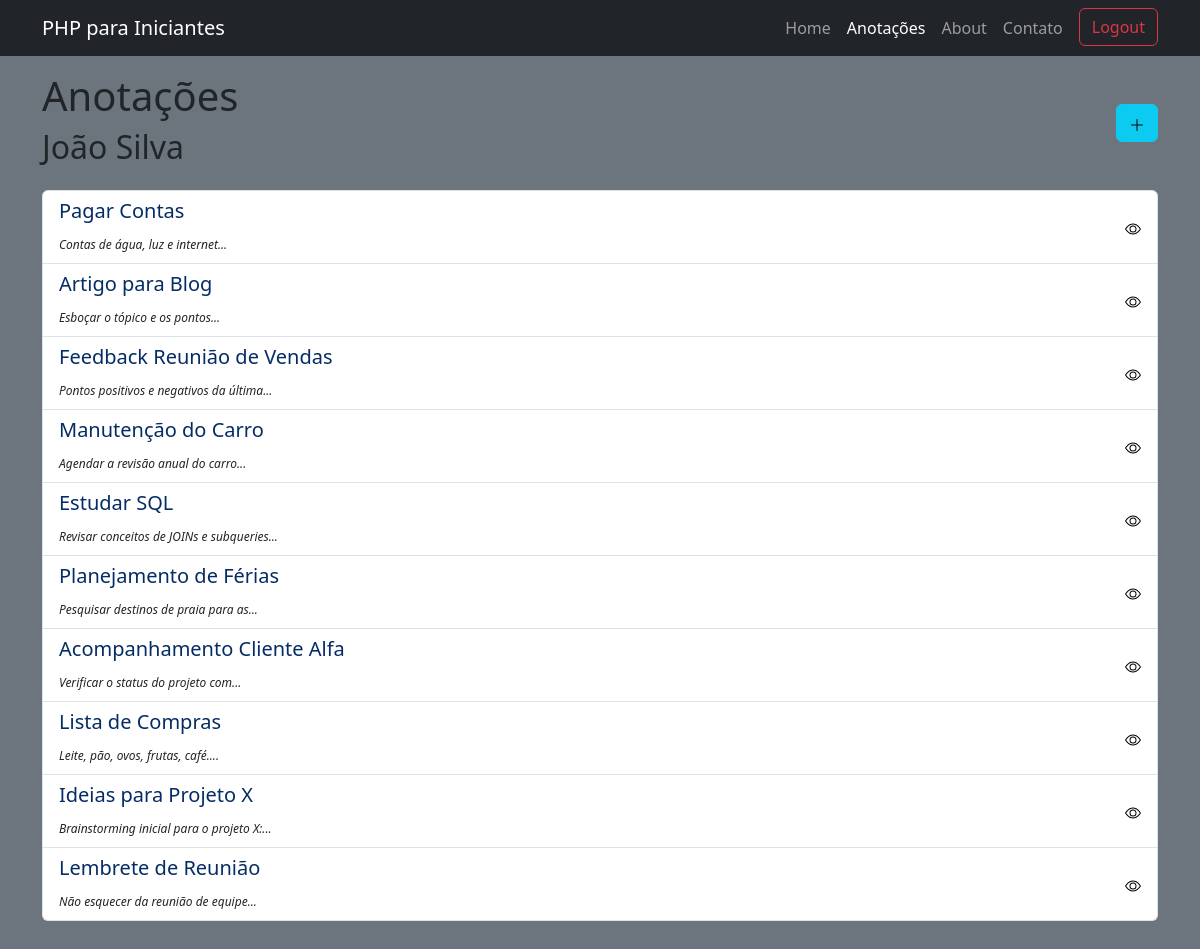
The page /notas (signed in) on the database its author committed.
### tables this page shows
CREATE TABLE usuario(
id_user INT NOT NULL AUTO_INCREMENT,
name VARCHAR(100) NOT NULL,
email VARCHAR(120) UNIQUE,
password VARCHAR(255),
PRIMARY KEY(id_user)
);

CREATE TABLE notas (
id_nota INT NOT NULL AUTO_INCREMENT,
id_user INT NOT NULL,
title VARCHAR(50) NOT NULL,
body TEXT NOT NULL,
dt_nota DATE NOT NULL,

PRIMARY KEY(id_nota),
FOREIGN KEY(id_user)
    REFERENCES usuario(id_user)
);

### Base/functions.php (called while the page is built, shortened)
<?php
function isUrl($value)
{
    return $_SERVER["REQUEST_URI"] === $value;
}
function path($sufix)
{
    return ROOT_DIR . $sufix;
}
function view($path, $params = ["nome" => "Bloco de notas Web"])
{
    require path("views/$path.php", $params);
}
?>

### Http/controllers/notes/index.php (called while the page is built, shortened)
<?php
$db = App::resolve(Database::class);
$db->connect();
$notas = $db
    ->exec(
        'select id_nota,title,SUBSTRING_INDEX(body," ",6) as body
    from notas where id_user = :id order by dt_nota desc;',
        ["id" => $_SESSION["userCode"]]
    )
    ->findAll();
$user = $db
    ->exec("select name from usuario where id_user = :id", [
        "id" => $_SESSION["userCode"],
    ])
    ->find();
view("notes/index.view", [
    "nome" => "Anotações",
    "notas" => $notas,
    "user" => $user,
]);
?>

### public/index.php (called while the page is built, shortened)
<?php
require "../Base/functions.php";
require path("bootstrap.php");
$router = new Router();
$routes = $url = parse_url($_SERVER["REQUEST_URI"])["path"];
$method = $_POST["_method"] ?? $_SERVER["REQUEST_METHOD"];
try {
    $router->route($url, $method);
} catch (ValidationException $exception) {
    Session::flash("erros", $exception->erros);
    foreach ($exception->old as $key => $valor) {
        Session::flash("old", [
            $key => $valor,
        ]);
    }
    $router->redirect();
}
?>

### Base/Container.php (called while the page is built, shortened)
<?php
class Container
{
    protected $bindings = [];
    public function bind($key, $resolver)
    {
        $this->bindings[$key] = $resolver;
    }
    public function resolve($key)
    {
        $resolver = $this->bindings[$key];
        return call_user_func($resolver);
    }
}

### env.php (called while the page is built)
<?php
$env = [
    "database" => [
        "host" => "localhost",
        "dbName" => "db_estudos",
        "port" => 3306,
        "user" => "root",
        "password" => "123456",
    ],
];
?>

### bootstrap.php (called while the page is built, shortened)
<?php
$container = new Container();
$container->bind("Base\Database", function () {
    require path("env.php");
    $db = new Database($env["database"]);
    return $db;
});

### Base/App.php (called while the page is built, shortened)
<?php
class App
{
    protected static $container;
    public static function setContainer($container)
    {
        static::$container = $container;
    }
    public static function resolve($key)
    {
        return static::$container->resolve($key);
    }
}

### Base/Database.php (called while the page is built, shortened)
<?php
class Database
{
    public $host;
    public $user;
    public $dbName;
    public $password;
    public $port;
    public $charset = "utf8mb4";
    public $conn;
    public $statement;
    public function __construct($config)
    {
        $this->host = $config["host"];
        $this->user = $config["user"];
        $this->password = $config["password"];
        $this->dbName = $config["dbName"];
        $this->port = $config["port"];
    }
    public function connect(): void
    {
        $param = [
            "host" => $this->host,
            "dbname" => $this->dbName,
            "port" => $this->port,
            "charset" => $this->charset,
        ];
        $dsn = "mysql:" . http_build_query($param, "", ";");
        $pdo = new PDO($dsn, $this->user, $this->password, [
            PDO::ATTR_DEFAULT_FETCH_MODE => PDO::FETCH_ASSOC,
        ]);
        $this->conn = $pdo;
    }
    public function exec($query, $params = [])
    {
        $this->statement = $this->conn->prepare($query);
        $this->statement->execute($params);
        return $this;
    }
    public function find()
    {
        return $this->statement->fetch();
    }
    public function findAll()
    {
        return $this->statement->fetchAll();
    }
}

### views/partials/listaNotas.php (the view)
<table class="table mt-3">
    <ul class="list-group">
        <?php foreach ($notas as $nt): ?>
            <li class="list-group-item d-flex justify-content-between align-items-center">
                <div>
                    <h5 class="text-primary-emphasis"><?= htmlspecialchars(
                        $nt["title"]
                    ) ?></h5>
                    <span class="text-dark fst-italic" style="font-size: 12px;">
                        <?= htmlspecialchars($nt["body"]) . "..." ?>
                    </span>
                </div>
                <a href="/nota?id=<?= $nt["id_nota"] ?>">
                    <img class="img-fluid" src="resources/img/eye.svg">
                </a>
            </li>
        <?php endforeach; ?>
    </ul>
</table>

### Base/Router.php (shortened to what this page needs)
<?php
class Router
{
    protected $routes = [];
    public function route($url, $method)
    {
        foreach ($this->routes as $route) {
            if (
                $url === $route["url"] &&
                $route["method"] == strtoupper($method)
            ) {
                return require path("Http/controllers" . $route["controller"]);
                die();
            }
        }
    }
    public function add($url, $controller, $method)
    {
        $this->routes[] = [
            "url" => $url,
            "controller" => $controller,
            "method" => $method,
            "middleware" => null,
        ];
        return $this;
    }
    public function only($key)
    {
        $this->routes[array_key_last($this->routes)]["middleware"] = $key;
        return $this;
    }
}
?>

### views/partials/nav.php (shortened to what this page needs)
<nav class="navbar navbar-expand-lg navbar-dark bg-dark">
    <div class="container">
        <a class="navbar-brand" href="#">PHP para Iniciantes</a>
        <div class="collapse navbar-collapse" id="navbarSupportedContent">
            <ul class="navbar-nav ms-auto mb-2 mb-lg-0">
                <li class="nav-item">
                    <a class="nav-link <?= isUrl("/")
                        ? "active"
                        : "" ?>" href="/">
                        Home
                    </a>
                </li>
                <li class="nav-item">
                    <?php if ($_SESSION["user"] ?? false): ?>
                        <a class="nav-link <?= isUrl("/notas") ||
                        str_starts_with($url, "/nota")
                            ? "active"
                            : "" ?>" href="/notas">Anotações</a>
                    <?php endif; ?>
                </li>
                <li class="nav-item">
                    <a class="nav-link <?= isUrl("/about")
                        ? "active"
                        : "" ?>" href="/about">About</a>
                </li>
                <li class="nav-item">
                    <a class="nav-link <?= isUrl("/contact")
                        ? "active"
                        : "" ?>" href="/contact">Contato</a>
                </li>
                <li class="nav-item">
                    <?php if (!isset($_SESSION["user"]) ?? false): ?>
                        <a class="nav-link <?= isUrl("/login")
                            ? "active"
                            : "" ?>" href="/login">Login</a>
                    <?php else: ?>
                        <form action="/login" method="POST">
                            <button type="submit" class="btn btn-outline-danger ms-2">Logout</button>
                        </form>
                    <?php endif; ?>
                </li>
            </ul>
        </div>
    </div>
</nav>

### views/notes/index.view.php
<?php
extract($params);
require path("views/partials/header.php");
require path("views/partials/nav.php");
?>
<div class="container mt-3 w-100 w-sm-50">
    <div class="d-flex justify-content-between align-items-center mb-3">
        <div>
            <h1>Anotações</h1>
            <h2><?= $user["name"] ?></h2>
        </div>
        <a class="btn btn-info text-white h-25" href="/notas/criar-nota">
            <img class="img-fluid text-light" src="resources/img/create.svg">
        </a>
    </div>
    <?php !empty($notas)
        ? require path("views/partials/listaNotas.php")
        : view("responses/ops.view"); ?>
</div>
<?php require path("views/partials/footer.php"); ?>

### rows shown on the page
usuario: name "João Silva"
notas: title "Pagar Contas", body "Contas de água, luz e internet"
notas: title "Artigo para Blog", body "Esboçar o tópico e os pontos"
notas: title "Feedback Reunião de Vendas", body "Pontos positivos e negativos da última"
notas: title "Manutenção do Carro", body "Agendar a revisão anual do carro"
notas: title "Estudar SQL", body "Revisar conceitos de JOINs e subqueries"
notas: title "Planejamento de Férias", body "Pesquisar destinos de praia para as"
notas: title "Acompanhamento Cliente Alfa", body "Verificar o status do projeto com"
notas: title "Lista de Compras", body "Leite, pão, ovos, frutas, café."
notas: title "Ideias para Projeto X", body "Brainstorming inicial para o projeto X:"
notas: title "Lembrete de Reunião", body "Não esquecer da reunião de equipe"
